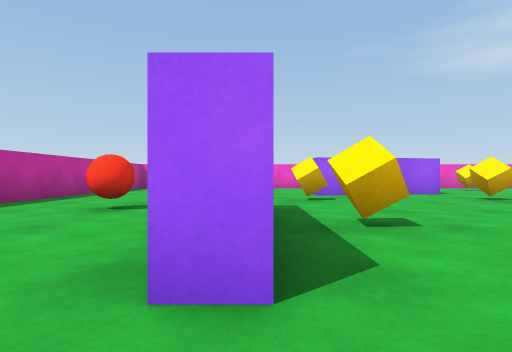
View 1 (above)

16 first-person views from a walk through a Unity game level. The camera is 0.51 m above the floor, looks level and sees 80° across. The floor is counted in squares, 1 m on a side. Each view is taken from the middle of a square. On the plan, view 1 faces up. The plan holds only what a view shows up to about 9 squares ahead; the rest is blank. The player is left out.

View 2
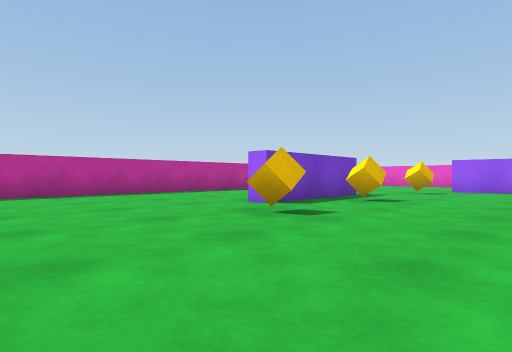

View 3
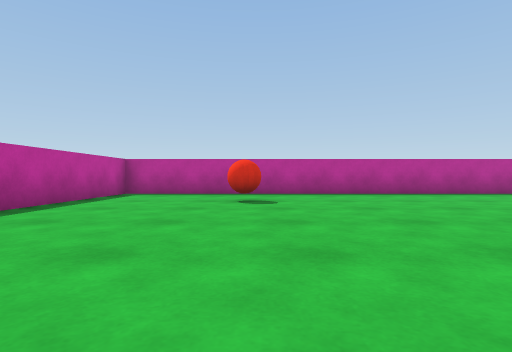

View 4
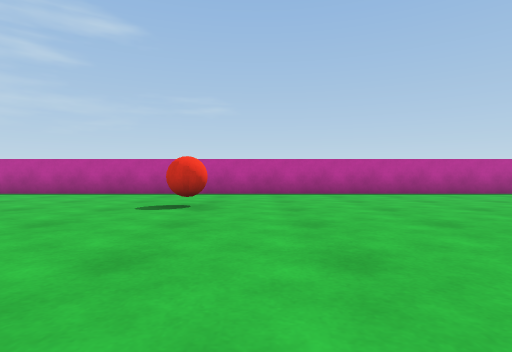

View 5
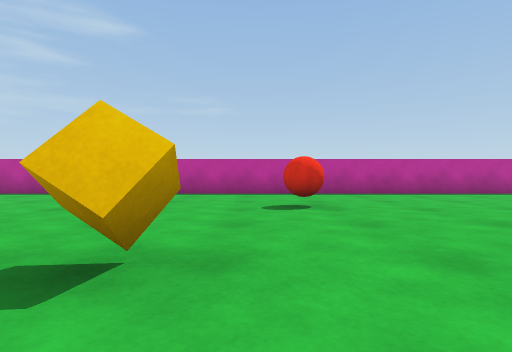

View 6
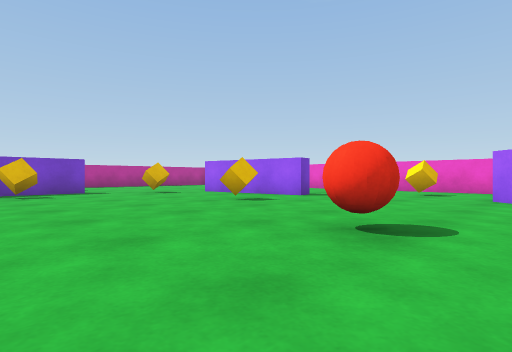

View 7
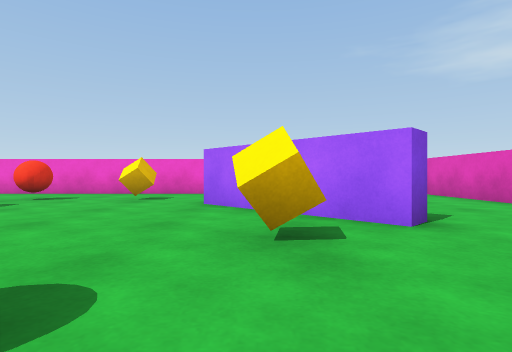

View 8
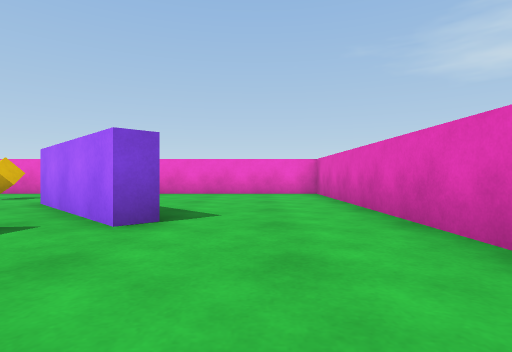

View 9
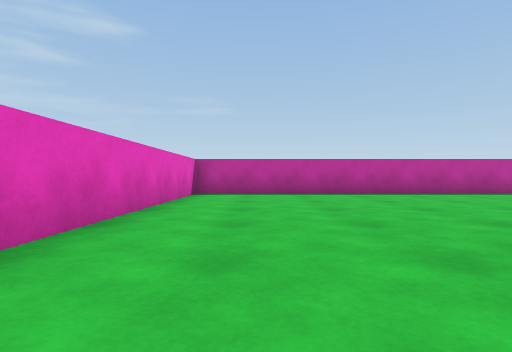

View 10
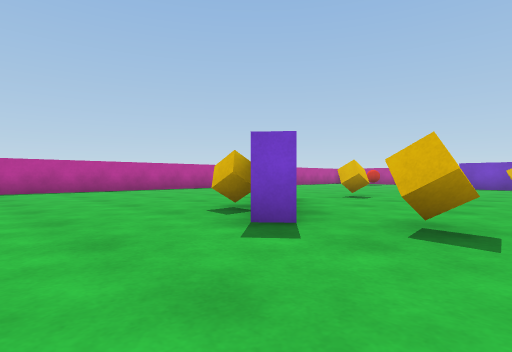

View 11
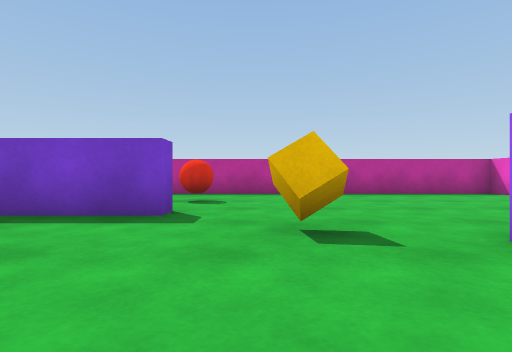

View 12
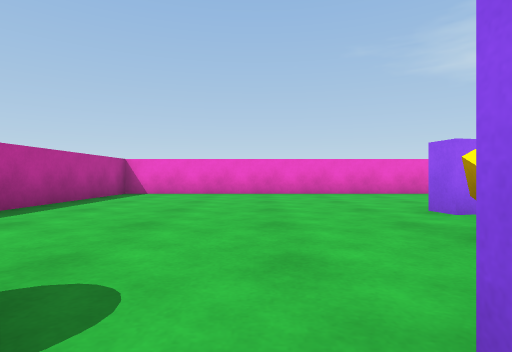

View 13
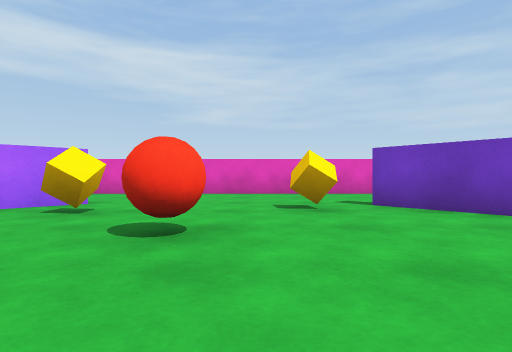

View 14
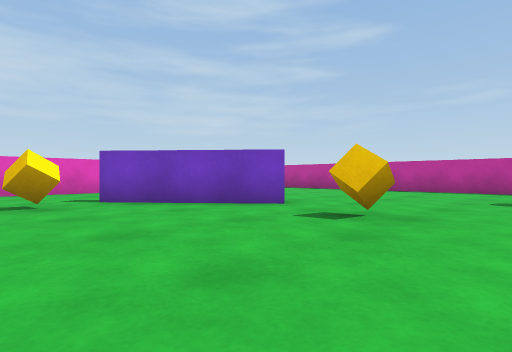

View 15
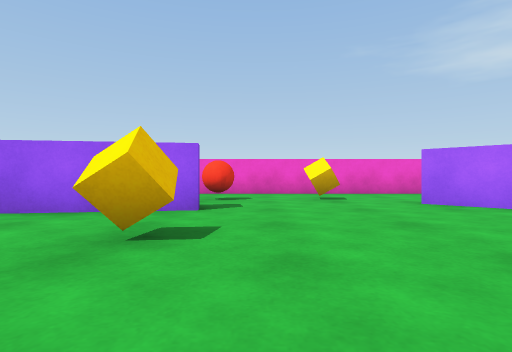

View 16
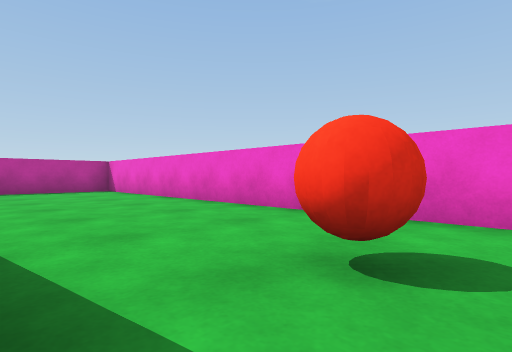

### Floor plan
Ten units are one square. View 1 is at (0, 0); x grows to the right and y downward. Boxes are objects, and circles mark ways between rooms. Rooms are numbered by the first view taken in them; rooms with no view inside come last. Other rooms are left out.
<svg viewBox="-52 -133 205 205">
<path fill="none" stroke="#000" d="M86 4 113 -20 117 -15M1 -12 -5 -12M-5 -48 1 -48 1 -16M51 -91 52 -85 16 -80 15 -85M120 -75 116 -71 90 -96M116 -128 -47 -128 -47 67 148 67 148 -65M148 -65 148 -128 116 -128"/>
<rect x="-25" y="25" width="10" height="10" fill="#bbb"><title>red ball</title></rect>
<rect x="-25" y="-55" width="10" height="10" fill="#bbb"><title>red ball</title></rect>
<rect x="5" y="-5" width="10" height="10" fill="#bbb"><title>cube</title></rect>
<rect x="5" y="-35" width="10" height="10" fill="#bbb"><title>cube</title></rect>
<rect x="5" y="-65" width="10" height="10" fill="#bbb"><title>cube</title></rect>
<rect x="45" y="25" width="10" height="10" fill="#bbb"><title>red ball</title></rect>
<rect x="45" y="-65" width="10" height="10" fill="#bbb"><title>cube</title></rect>
<rect x="45" y="-115" width="10" height="10" fill="#bbb"><title>red ball</title></rect>
<rect x="65" y="-5" width="10" height="10" fill="#bbb"><title>cube</title></rect>
<rect x="65" y="-115" width="10" height="10" fill="#bbb"><title>cube</title></rect>
<rect x="85" y="-55" width="10" height="10" fill="#bbb"><title>red ball</title></rect>
<rect x="95" y="-65" width="10" height="10" fill="#bbb"><title>cube</title></rect>
<rect x="105" y="-5" width="10" height="10" fill="#bbb"><title>cube</title></rect>
<rect x="105" y="-35" width="10" height="10" fill="#bbb"><title>cube</title></rect>
<circle cx="125" cy="-95" r="3" fill="#2a7"/>
<text x="50" y="-20">1</text>
<text x="130" y="-100">2</text>
</svg>
Room 1 opens to room 2.

Where each view was taken, in squares from view 1:
view 1: 0 up, 0 right, facing up
view 2: 3 down, 4 right, facing up-left
view 3: 3 down, 4 right, facing left
view 4: 2 up, 4 right, facing down
view 5: 2 up, 6 right, facing down
view 6: 2 up, 10 right, facing up-left
view 7: 4 up, 10 right, facing up
view 8: 4 up, 13 right, facing up
view 9: 2 up, 13 right, facing down
view 10: 4 up, 14 right, facing down-left
view 11: 6 up, 4 right, facing left
view 12: 4 up, 1 left, facing up
view 13: 4 up, 6 right, facing right
view 14: 4 up, 5 right, facing down-right
view 15: 4 up, 6 right, facing up
view 16: 9 up, 6 right, facing up-left
